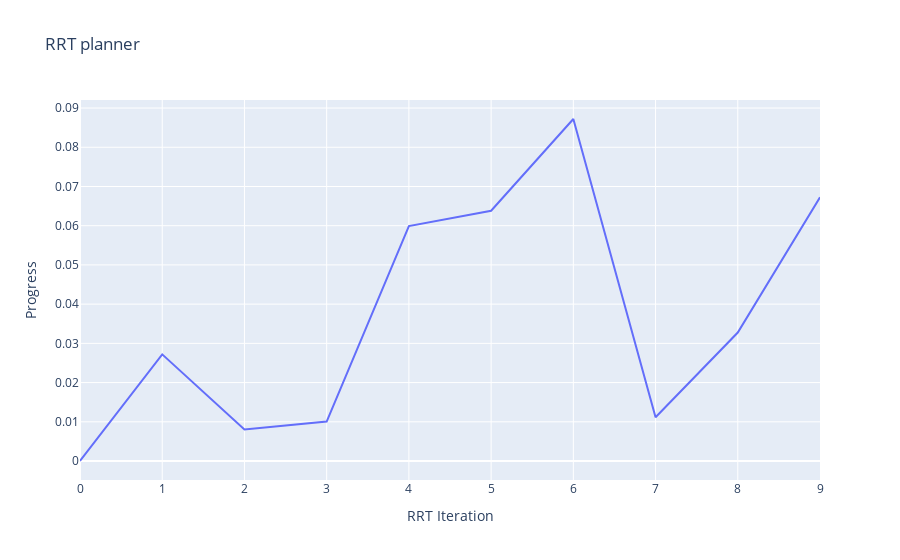

Notebook code for this chart:
### Code cell
import plotly.graph_objects as go

fig = go.Figure(data=go.Scatter(y=progress, mode='lines'))
fig.update_layout(title='RRT planner ', xaxis_title='RRT Iteration', yaxis_title='Progress')
fig.show()

### Figure 1 — Plotly figure (JSON) as saved in the notebook; plotly's stock layout.template omitted (floating-point values rounded to 4 significant figures)
{"data": [{"mode": "lines", "type": "scatter", "y": [0, 0.02719, 0.008044, 0.01005, 0.05991, 0.06383, 0.08721, 0.01116, 0.03277, 0.06724]}], "layout": {"title": {"text": "RRT planner "}, "xaxis": {"title": {"text": "RRT Iteration"}}, "yaxis": {"title": {"text": "Progress"}}}}
